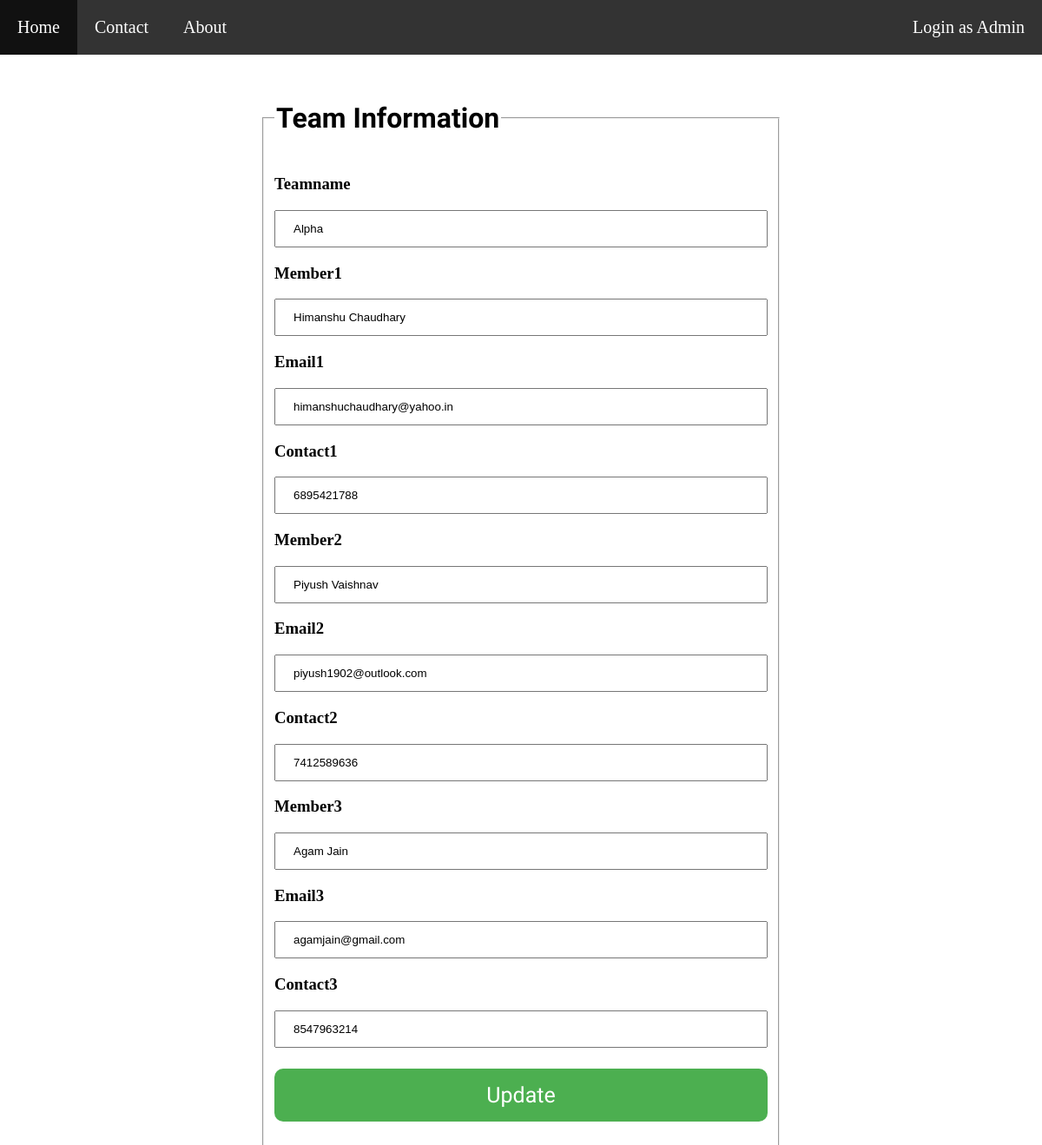
/adminpage/teams/update/2, run on the app's committed database.
### team/models.py (models this page shows, shortened)
class Team(models.Model):
    teamname = models.CharField(max_length=20)          # Team Name
    member1 = models.CharField(max_length=50)           # Name of 1st member
    email1 = models.EmailField()                        # Email-id of 1st member
    contact1 = models.CharField(max_length=10)          # Contact number of 1st member
    member2 = models.CharField(max_length=50)           # Name of 2nd member
    email2 = models.EmailField()                        # Email-id of 2nd member
    contact2 = models.CharField(max_length=10)          # Contact number of 2nd member
    member3 = models.CharField(max_length=50)           # Name of 3rd member
    email3 = models.EmailField()                        # Email-id of 3rd member
    contact3 = models.CharField(max_length=10)          # Contact number of 3rd member

### team/views.py (the view)
# urls.py: url(r'^adminpage/teams/update/(?P<pk>[0-9]+)$', views.TeamUpdate.as_view(), name='team-update'),
class TeamUpdate(UpdateView):
    model = Team
    fields = ['teamname', 'member1', 'email1', 'contact1', 'member2', 'email2', 'contact2', 'member3', 'email3', 'contact3']
    template_name_suffix = '_update_form'
    success_url = reverse_lazy('team-list')

### templates/team/team_update_form.html (shortened to what this page needs)
{% extends 'team/base.html' %}
{% block body %}
<form class="login update" action="" method="post">
    <fieldset>
        <legend><h1>Team Information</h1></legend>
        <h3>Teamname</h3>{{ form.teamname }}
        <h3>Member1</h3>{{ form.member1 }}
        <h3>Email1</h3>{{ form.email1 }}
        <h3>Contact1</h3>{{ form.contact1 }}
        <h3>Member2</h3>{{ form.member2 }}
        <h3>Email2</h3>{{ form.email2 }}
        <h3>Contact2</h3>{{ form.contact2 }}
        <h3>Member3</h3>{{ form.member3 }}
        <h3>Email3</h3>{{ form.email3 }}
        <h3>Contact3</h3>{{ form.contact3 }}
    <input type="submit" value="Update">
    </fieldset>
</form>
{% endblock %}

### team/static/team/style.css (style rules this page uses)
body { margin: auto; background-image: url("images/wall.jpg"); background-attachment: fixed; background-repeat: no-repeat; }
.login { width:50%; margin-top:8%; margin-left: 25%; position: center; }
h1 { font-family: "Amaranth"; }
h3 { color: black; }
input[type=email] { width: 100%; padding: 12px 20px; margin: 0; box-sizing: border-box; }
input[type=text] { width: 100%; padding: 12px 20px; margin: 0; box-sizing: border-box; }
input[type=submit] { background-color: #4CAF50; border: none; font-size: 25px; font-family: "Amaranth"; color: white; padding: 16px 32px; text-decoration: none; margin: 24px auto; border-radius: 10px; width: 100%; }

### data on the page
Team: teamname "Alpha", member1 "Himanshu Chaudhary", email1 "himanshuchaudhary@yahoo.in", contact1 "6895421788", member2 "Piyush Vaishnav", email2 "piyush1902@outlook.com", contact2 "7412589636", member3 "Agam Jain", email3 "agamjain@gmail.com", contact3 "8547963214"
